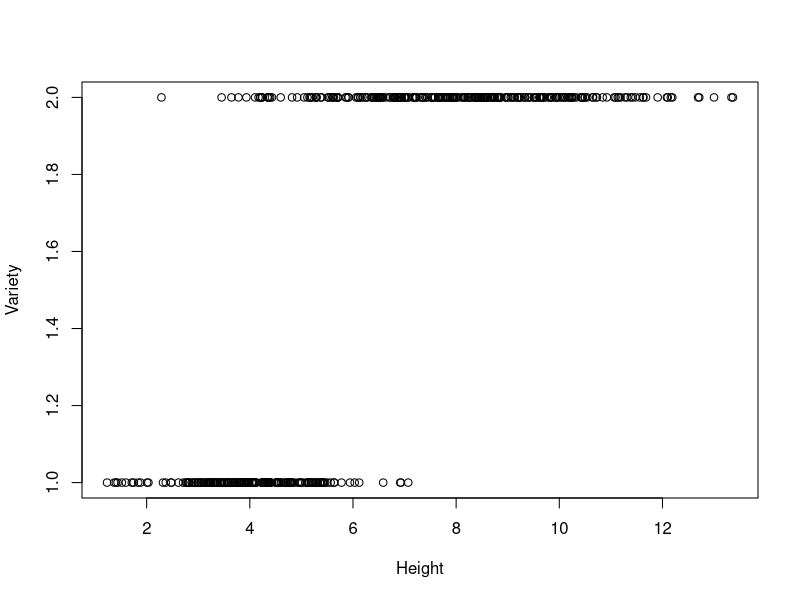
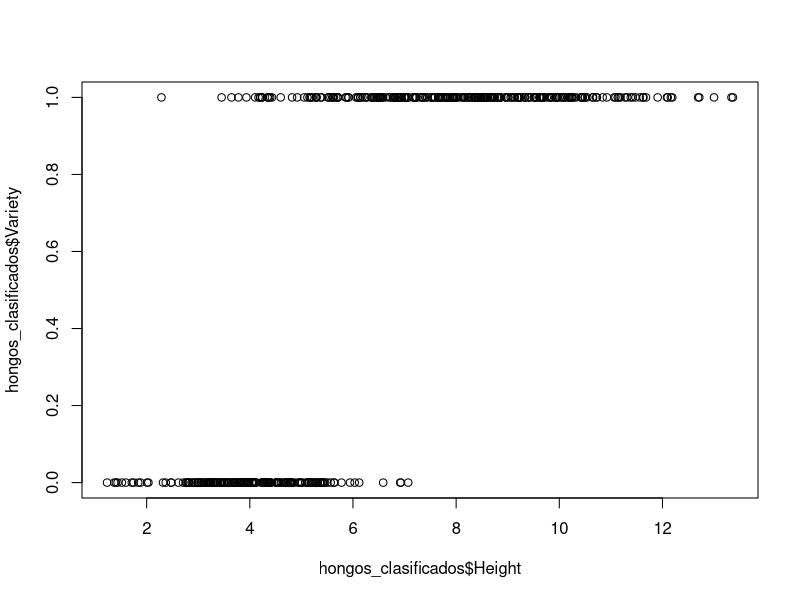
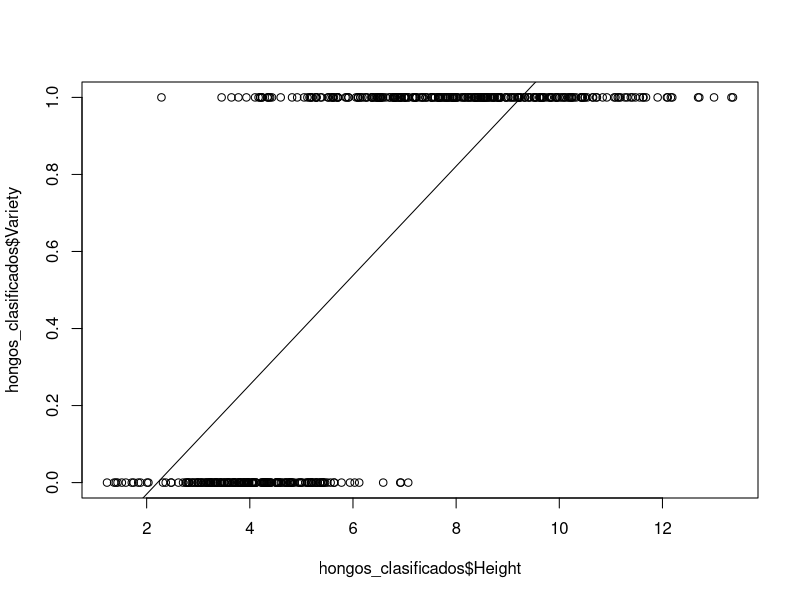
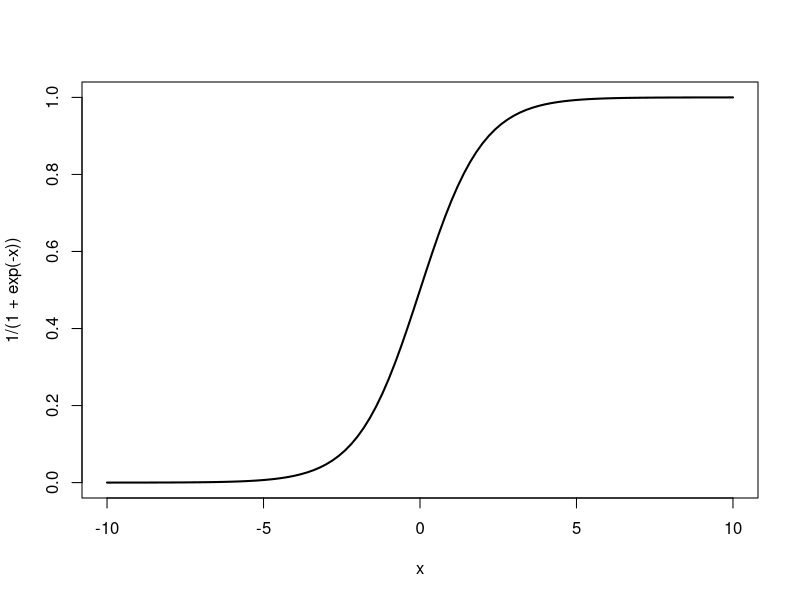
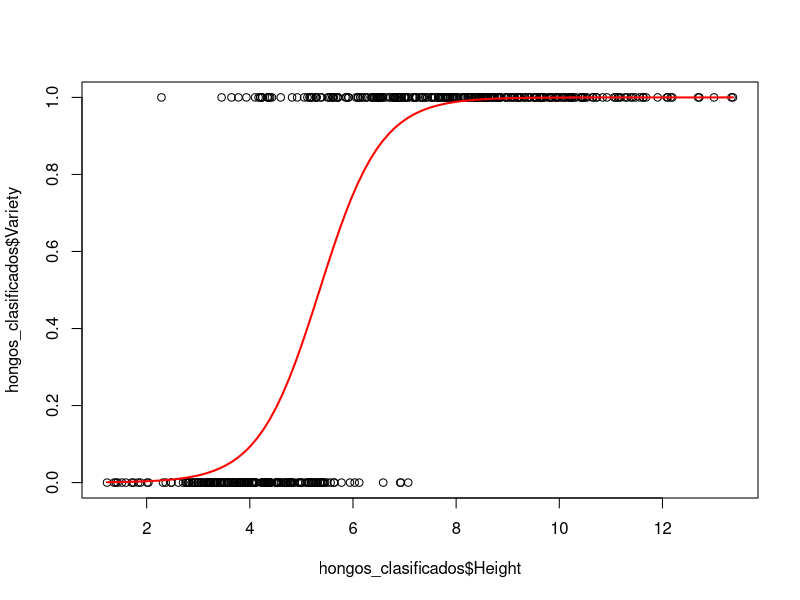
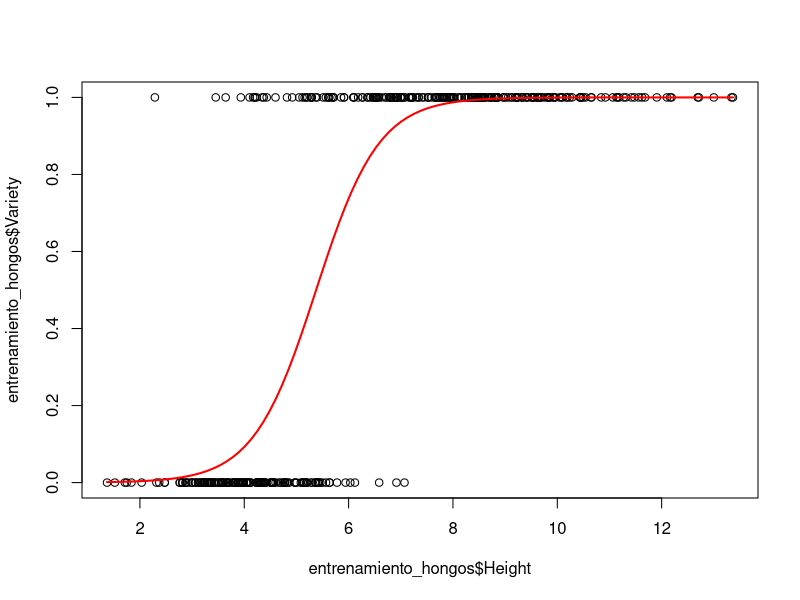
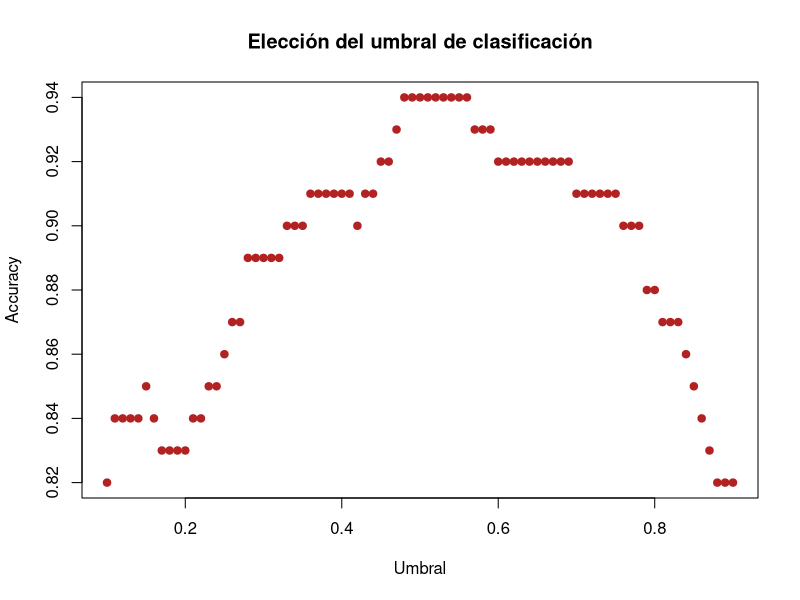

Write R code to recreate these figures, in order.
hongos_clasificados <- read.csv("hongos_clasificados.txt", sep="")
View(hongos_clasificados)
plot(hongos_clasificados)

# debemos considerar la variable respuesta como 1 o 0
hongos_clasificados$Variety <- hongos_clasificados$Variety-1

plot(hongos_clasificados$Height, hongos_clasificados$Variety)

# hagamos un ajuste lineal de los datos
ajuste <- lm(Variety ~ Height, data=hongos_clasificados)

summary(ajuste)

plot(hongos_clasificados$Height, hongos_clasificados$Variety)

abline(ajuste)


# Función sigmoidea

curve(1/(1+exp(-x)), from=-10, to =10, lwd=2)

#En R el ajuste de la regresión logistica se puede hacer con la función
# glm indicando la función de enlace de la familia binomial.

# ajuste regresión logistica
ajuste_logistica <- glm(Variety ~ Height, data=hongos_clasificados,
                        family = "binomial")

summary(ajuste_logistica)
beta0 <- as.numeric(coef(ajuste_logistica)[1])
beta1 <- as.numeric(coef(ajuste_logistica)[2])

plot(hongos_clasificados$Height, hongos_clasificados$Variety)
curve(1/(1+exp(-(beta0+beta1*x))), add = T, col="red", lwd=2)

# ahora hagamos la clasificación

prob<-1/(1+exp(-(beta0+beta1*hongos_clasificados$Height)))
prob
hongos_clasificados$prob<- prob

clasificacion<- ifelse(prob<0.5,0,1)
hongos_clasificados$Clasf<- clasificacion
predict.glm(ajuste_logistica, type = "response")

predict.glm(ajuste_logistica, newdata = data.frame(Height=6.7),
            type = "response")



confusion<-table(hongos_clasificados$Variety, hongos_clasificados$Clasf)


accuracy<-(confusion[1,1]+confusion[2,2])/500

library(caret)
help("confusionMatrix")

confusionMatrix(as.factor(hongos_clasificados$Variety),
                as.factor(hongos_clasificados$Clasf), positive = "1")


# una forma de entrenar un modelo, es dividir la data en dos conjuntos
# Entrenamiento: Conjunto de datos para ajustar el modelo.(80%) 
# Testeo: Conjunto de datos para validar el ajuste del modelo.(20%)

# volver a leer la data

hongos_clasificados <- read.csv("hongos_clasificados.txt", sep="")
# debemos considerar la variable respuesta como 1 o 0
hongos_clasificados$Variety <- hongos_clasificados$Variety-1

# dividamos los datos originales en entrenamiento y testeo
set.seed(2025)
indices <- sample(1:500, 400)

entrenamiento_hongos <- hongos_clasificados[indices,]

testeo_hongos<-hongos_clasificados[-indices,]

# ajustemos el modelo con la data de entrenamiento
ajuste_entrenamiento <- glm(Variety ~ Height, data=entrenamiento_hongos,
                            family = "binomial")

plot(entrenamiento_hongos$Height, entrenamiento_hongos$Variety)
beta0 <- as.numeric(coef(ajuste_entrenamiento)[1])
beta1 <- as.numeric(coef(ajuste_entrenamiento)[2])
curve(1/(1+exp(-(beta0+beta1*x))), add = T, col="red", lwd=2)

# con R podemos hacer predicciones del modelo
1/(1+exp(-(beta0+beta1*8.5)))

predict.glm(ajuste_entrenamiento,
            newdata = data.frame(Height=8.5), type = "response")

# podemos calculñar las probabilidades para toda la data de testeo
testeo_hongos$prob <- predict.glm(ajuste_entrenamiento,
                                  newdata = data.frame(Height=testeo_hongos$Height),
                                  type = "response")


# definamos un umbral para las clasificaciones
testeo_hongos$clasificacion0.5 <- ifelse(testeo_hongos$prob >= 0.5,
                                         1,0)
# podemos ver que tan buenas fueron mis predicciones
table(testeo_hongos$clasificacion0.5,testeo_hongos$Variety)

# Accuracy
(40+54)/100

#precisión VP/(VP +FP)
47/(47+12)

# recall o sensibilidad VP/(VP + FN)
54/(54 + 5)



# Paquete caret
library(caret)

matrizConf<-confusionMatrix(as.factor(testeo_hongos$clasificacion0.5),
                            as.factor(testeo_hongos$Variety), positive = "1")
matrizConf
matrizConf$overall[1]

# debemos elegir un umbral adecuado para la clasificación
# tomamos una malla de valores de p
malla <- seq(from=0.1, to=0.9, by=0.01)
acc<- c()
n <- length(malla)
for(i in 1:n){
  clasificacion <- ifelse(testeo_hongos$prob < malla[i],0,1)
  matriz <- confusionMatrix(as.factor(clasificacion),
                            as.factor(testeo_hongos$Variety))
  acc[i]<-matriz$overall[1]
}

plot(malla,acc, col="firebrick", pch=19, main="Elección del umbral de clasificación",
     xlab = "Umbral",ylab = "Accuracy")

max(acc)
which.max(acc)
malla[39]

testeo_hongos$clasificacion0.48 <- ifelse(testeo_hongos$prob <0.48,0,1)
confusionMatrix(as.factor(testeo_hongos$Variety),
                as.factor(testeo_hongos$clasificacion0.48), positive = "1")
